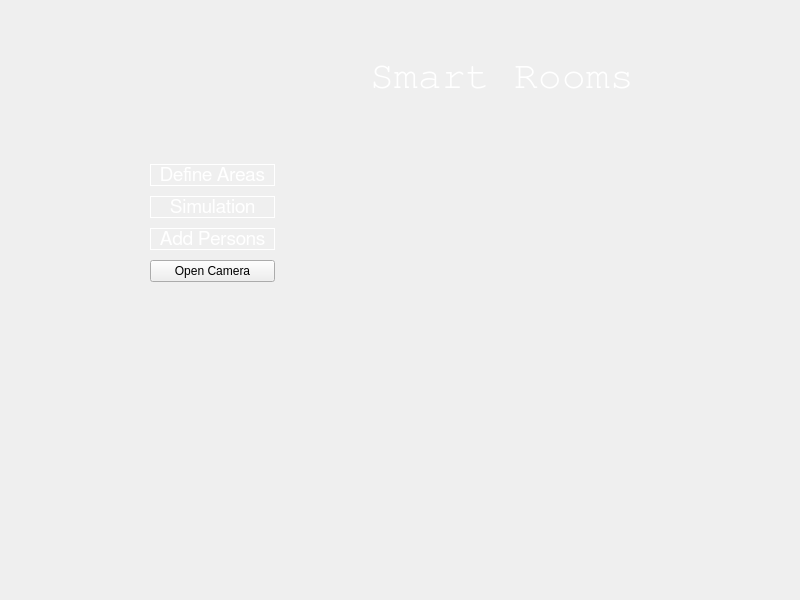
<?xml version="1.0" encoding="UTF-8"?>
<ui version="4.0">
 <class>SmartRooms</class>
 <widget class="QMainWindow" name="SmartRooms">
  <property name="geometry">
   <rect>
    <x>0</x>
    <y>0</y>
    <width>800</width>
    <height>600</height>
   </rect>
  </property>
  <property name="windowTitle">
   <string>SmartRooms</string>
  </property>
  <widget class="QWidget" name="centralwidget">
   <widget class="QStackedWidget" name="stackedWidget">
    <property name="geometry">
     <rect>
      <x>130</x>
      <y>30</y>
      <width>791</width>
      <height>571</height>
     </rect>
    </property>
    <property name="currentIndex">
     <number>0</number>
    </property>
    <widget class="QWidget" name="home">
     <widget class="QLabel" name="label">
      <property name="geometry">
       <rect>
        <x>240</x>
        <y>10</y>
        <width>281</width>
        <height>71</height>
       </rect>
      </property>
      <property name="font">
       <font>
        <family>FreeMono</family>
        <pointsize>30</pointsize>
       </font>
      </property>
      <property name="styleSheet">
       <string notr="true">color:white;</string>
      </property>
      <property name="text">
       <string>Smart Rooms</string>
      </property>
     </widget>
     <widget class="QWidget" name="layoutWidget">
      <property name="geometry">
       <rect>
        <x>20</x>
        <y>130</y>
        <width>125</width>
        <height>128</height>
       </rect>
      </property>
      <layout class="QVBoxLayout" name="verticalLayout">
       <item>
        <widget class="QPushButton" name="pushButton">
         <property name="font">
          <font>
           <family>FreeSans</family>
           <pointsize>14</pointsize>
          </font>
         </property>
         <property name="styleSheet">
          <string notr="true"> QPushButton {
border: 1px solid white;
color:white;
}

QPushButton:hover:!pressed
{
  border: 2px solid white;
}</string>
         </property>
         <property name="text">
          <string>Define Areas</string>
         </property>
        </widget>
       </item>
       <item>
        <widget class="QPushButton" name="pushButton_2">
         <property name="font">
          <font>
           <family>FreeSans</family>
           <pointsize>14</pointsize>
          </font>
         </property>
         <property name="styleSheet">
          <string notr="true"> QPushButton{
border: 1px solid white;
color:white;
}

QPushButton:hover:!pressed
{
  border: 2px solid white;
}</string>
         </property>
         <property name="text">
          <string>Simulation</string>
         </property>
        </widget>
       </item>
       <item>
        <widget class="QPushButton" name="pushButton_3">
         <property name="font">
          <font>
           <family>FreeSans</family>
           <pointsize>14</pointsize>
          </font>
         </property>
         <property name="styleSheet">
          <string notr="true">QPushButton {
border: 1px solid white;
color:white;
}

QPushButton:hover:!pressed
{
  border: 2px solid white;
}</string>
         </property>
         <property name="text">
          <string>Add Persons</string>
         </property>
        </widget>
       </item>
       <item>
        <widget class="QPushButton" name="pushButton_6">
         <property name="text">
          <string>Open Camera</string>
         </property>
        </widget>
       </item>
      </layout>
     </widget>
    </widget>
    <widget class="QWidget" name="areawindow">
     <widget class="QLabel" name="label_2">
      <property name="geometry">
       <rect>
        <x>250</x>
        <y>10</y>
        <width>291</width>
        <height>71</height>
       </rect>
      </property>
      <property name="font">
       <font>
        <family>FreeMono</family>
        <pointsize>30</pointsize>
       </font>
      </property>
      <property name="styleSheet">
       <string notr="true">color:white;</string>
      </property>
      <property name="text">
       <string>Define Areas</string>
      </property>
     </widget>
     <widget class="QPushButton" name="pushButton_4">
      <property name="geometry">
       <rect>
        <x>80</x>
        <y>230</y>
        <width>199</width>
        <height>24</height>
       </rect>
      </property>
      <property name="font">
       <font>
        <family>FreeSans</family>
        <pointsize>14</pointsize>
       </font>
      </property>
      <property name="styleSheet">
       <string notr="true"> QPushButton {
border: 1px solid white;
color:white;
}

QPushButton:hover:!pressed
{
  border: 2px solid white;
}</string>
      </property>
      <property name="text">
       <string>Save</string>
      </property>
     </widget>
     <widget class="QPushButton" name="homeButton">
      <property name="geometry">
       <rect>
        <x>0</x>
        <y>0</y>
        <width>71</width>
        <height>24</height>
       </rect>
      </property>
      <property name="font">
       <font>
        <family>FreeSans</family>
        <pointsize>14</pointsize>
       </font>
      </property>
      <property name="styleSheet">
       <string notr="true"> QPushButton {
border: 1px solid white;
color:white;
}

QPushButton:hover:!pressed
{
  border: 2px solid white;
}</string>
      </property>
      <property name="text">
       <string>Home</string>
      </property>
     </widget>
     <widget class="QWidget" name="layoutWidget">
      <property name="geometry">
       <rect>
        <x>80</x>
        <y>131</y>
        <width>267</width>
        <height>88</height>
       </rect>
      </property>
      <layout class="QVBoxLayout" name="verticalLayout_2">
       <item>
        <widget class="QLineEdit" name="lineEditRoom">
         <property name="font">
          <font>
           <family>FreeMono</family>
           <pointsize>14</pointsize>
          </font>
         </property>
         <property name="styleSheet">
          <string notr="true">border: 1px solid white;</string>
         </property>
         <property name="text">
          <string/>
         </property>
         <property name="placeholderText">
          <string>Area Name</string>
         </property>
        </widget>
       </item>
       <item>
        <widget class="QLineEdit" name="lineEditRoom_2">
         <property name="font">
          <font>
           <family>FreeMono</family>
           <pointsize>14</pointsize>
          </font>
         </property>
         <property name="styleSheet">
          <string notr="true">border: 1px solid white;</string>
         </property>
         <property name="text">
          <string/>
         </property>
         <property name="placeholderText">
          <string>Person IDs</string>
         </property>
        </widget>
       </item>
       <item>
        <widget class="QRadioButton" name="radioButton">
         <property name="font">
          <font>
           <family>FreeMono</family>
           <pointsize>14</pointsize>
          </font>
         </property>
         <property name="styleSheet">
          <string notr="true">color:white;</string>
         </property>
         <property name="text">
          <string>Turn on notifications</string>
         </property>
        </widget>
       </item>
      </layout>
     </widget>
    </widget>
    <widget class="QWidget" name="simulation">
     <widget class="QLabel" name="label_3">
      <property name="geometry">
       <rect>
        <x>260</x>
        <y>10</y>
        <width>281</width>
        <height>71</height>
       </rect>
      </property>
      <property name="font">
       <font>
        <family>FreeMono</family>
        <pointsize>30</pointsize>
       </font>
      </property>
      <property name="styleSheet">
       <string notr="true">color:white;</string>
      </property>
      <property name="text">
       <string>Simulation</string>
      </property>
     </widget>
     <widget class="QPushButton" name="homeButton_2">
      <property name="geometry">
       <rect>
        <x>0</x>
        <y>0</y>
        <width>71</width>
        <height>24</height>
       </rect>
      </property>
      <property name="font">
       <font>
        <family>FreeSans</family>
        <pointsize>14</pointsize>
       </font>
      </property>
      <property name="styleSheet">
       <string notr="true"> QPushButton {
border: 1px solid white;
color:white;
}

QPushButton:hover:!pressed
{
  border: 2px solid white;
}</string>
      </property>
      <property name="text">
       <string>Home</string>
      </property>
     </widget>
    </widget>
    <widget class="QWidget" name="persons">
     <widget class="QLabel" name="label_4">
      <property name="geometry">
       <rect>
        <x>230</x>
        <y>10</y>
        <width>281</width>
        <height>71</height>
       </rect>
      </property>
      <property name="font">
       <font>
        <family>FreeMono</family>
        <pointsize>30</pointsize>
       </font>
      </property>
      <property name="styleSheet">
       <string notr="true">color:white;</string>
      </property>
      <property name="text">
       <string>Add Persons</string>
      </property>
     </widget>
     <widget class="QPushButton" name="homeButton_3">
      <property name="geometry">
       <rect>
        <x>0</x>
        <y>0</y>
        <width>71</width>
        <height>24</height>
       </rect>
      </property>
      <property name="font">
       <font>
        <family>FreeSans</family>
        <pointsize>14</pointsize>
       </font>
      </property>
      <property name="styleSheet">
       <string notr="true"> QPushButton {
border: 1px solid white;
color:white;
}

QPushButton:hover:!pressed
{
  border: 2px solid white;
}</string>
      </property>
      <property name="text">
       <string>Home</string>
      </property>
     </widget>
     <widget class="QWidget" name="layoutWidget">
      <property name="geometry">
       <rect>
        <x>50</x>
        <y>100</y>
        <width>271</width>
        <height>181</height>
       </rect>
      </property>
      <layout class="QVBoxLayout" name="verticalLayout_3">
       <item>
        <widget class="QLineEdit" name="lineEditRoom_3">
         <property name="font">
          <font>
           <family>FreeMono</family>
           <pointsize>14</pointsize>
          </font>
         </property>
         <property name="styleSheet">
          <string notr="true">border: 1px solid white;</string>
         </property>
         <property name="text">
          <string/>
         </property>
         <property name="placeholderText">
          <string>First Name</string>
         </property>
        </widget>
       </item>
       <item>
        <widget class="QLineEdit" name="lineEditRoom_4">
         <property name="font">
          <font>
           <family>FreeMono</family>
           <pointsize>14</pointsize>
          </font>
         </property>
         <property name="styleSheet">
          <string notr="true">border: 1px solid white;</string>
         </property>
         <property name="text">
          <string/>
         </property>
         <property name="placeholderText">
          <string>Last Name</string>
         </property>
        </widget>
       </item>
       <item>
        <widget class="QLineEdit" name="lineEditRoom_5">
         <property name="font">
          <font>
           <family>FreeMono</family>
           <pointsize>14</pointsize>
          </font>
         </property>
         <property name="styleSheet">
          <string notr="true">border: 1px solid white;</string>
         </property>
         <property name="text">
          <string/>
         </property>
         <property name="placeholderText">
          <string>ID</string>
         </property>
        </widget>
       </item>
       <item>
        <widget class="QPushButton" name="pushButton_5">
         <property name="font">
          <font>
           <family>FreeSans</family>
           <pointsize>14</pointsize>
          </font>
         </property>
         <property name="styleSheet">
          <string notr="true"> QPushButton {
border: 1px solid white;
color:white;
}

QPushButton:hover:!pressed
{
  border: 2px solid white;
}</string>
         </property>
         <property name="text">
          <string>Save</string>
         </property>
        </widget>
       </item>
      </layout>
     </widget>
    </widget>
   </widget>
  </widget>
 </widget>
 <resources/>
 <connections/>
</ui>
